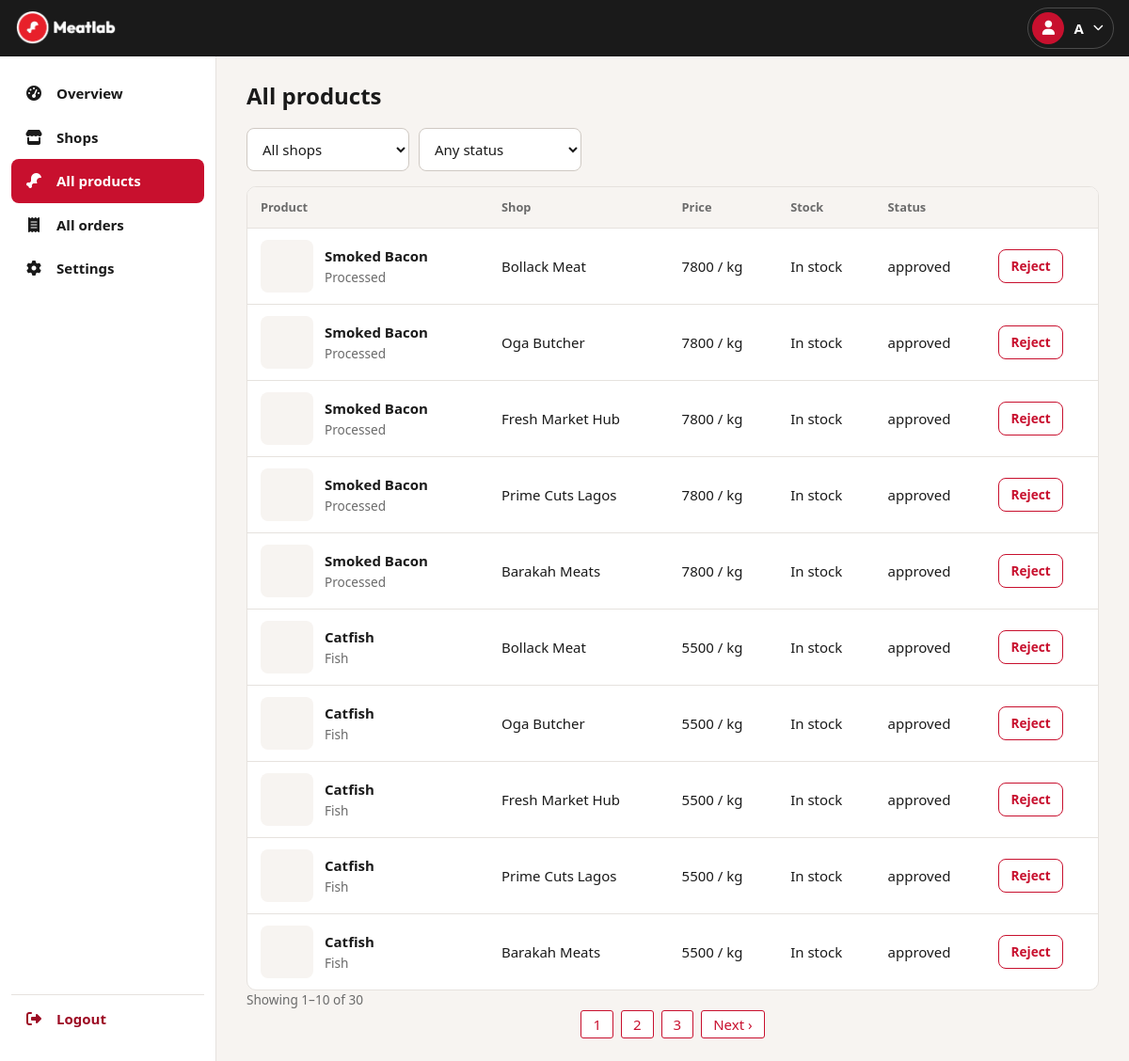
Page /admin/products (signed in) on the committed database.
### tables this page shows
CREATE TABLE IF NOT EXISTS products (
  id INT AUTO_INCREMENT PRIMARY KEY,
  shop_id INT NOT NULL,
  name VARCHAR(140) NOT NULL,
  category_id INT,
  description TEXT NULL,
  price_per_kg INT, 
  min_kg DECIMAL(4,1) DEFAULT 0.5, 
  is_top TINYINT DEFAULT 0,
  unit VARCHAR(20) NOT NULL DEFAULT 'kg',
  image VARCHAR(80) NULL,
  in_stock TINYINT(1) NOT NULL DEFAULT 1,
  status ENUM('pending','approved','rejected') NOT NULL DEFAULT 'approved',
  created_at DATETIME NOT NULL DEFAULT CURRENT_TIMESTAMP,
  updated_at DATETIME NULL,
  INDEX (shop_id),
  FOREIGN KEY (shop_id) REFERENCES shops(id)
);

CREATE TABLE categories (id INT AUTO_INCREMENT PRIMARY KEY, name VARCHAR(60), icon VARCHAR(40));

CREATE TABLE IF NOT EXISTS shops (
  id INT AUTO_INCREMENT PRIMARY KEY,
  account_id INT NOT NULL,
  shop_name VARCHAR(120) NOT NULL,
  slug VARCHAR(140) NOT NULL UNIQUE,
  address VARCHAR(255) NULL,
  city VARCHAR(80) NULL,
  description TEXT NULL,
  tagline VARCHAR(200), 
  rating DECIMAL(2,1) DEFAULT 4.8, 
  banner VARCHAR(80) NULL,
  is_active TINYINT(1) NOT NULL DEFAULT 1,
  can_edit_banner TINYINT(1) NOT NULL DEFAULT 1,
  can_edit_price TINYINT(1) NOT NULL DEFAULT 1,
  can_add_products TINYINT(1) NOT NULL DEFAULT 1,
  max_products INT NOT NULL DEFAULT 50,
  created_at DATETIME NOT NULL DEFAULT CURRENT_TIMESTAMP,
  INDEX (account_id),
  FOREIGN KEY (account_id) REFERENCES accounts(id)
);

### templates/controllers/Templates.php (called while the page is built, shortened)
<?php
class Templates extends Trongate {
    function dashboard(array $data): void {
        load('dashboard', $data);
    }
}

### modules/admin/controllers/Admin.php (called while the page is built, shortened)
<?php
class Admin extends Trongate {
    private $user;
    public function products() {
        $perPage = 10;
        $count = $this->model->query_bind('SELECT COUNT(*) AS n FROM products', [], 'object');
        $total = (int) ($count[0]->n ?? 0);
        $pages = max(1, (int) ceil($total / $perPage));
        $page  = min(max(1, (int) ($_GET['page'] ?? 1)), $pages);
        $offset = ($page - 1) * $perPage;
        $sql = 'SELECT p.*, s.shop_name FROM products p JOIN shops s ON s.id=p.shop_id WHERE 1=1';
        $params = [];
        $products = $this->rows($sql . ' ORDER BY p.id DESC LIMIT ' . $perPage . ' OFFSET ' . $offset, $params);
        $this->page('products', 'All products', 'products', compact('products', 'shops', 'shop_id', 'status', 'total', 'page', 'pages', 'perPage'));
    }
    private function boot() {
         $this->user = $this->guard->_require('admin');
    }
    private function rows($sql, $params = []) {
        return $this->model->query_bind($sql, $params, 'object');
    }
    private function scalar($sql) {
        $rows = $this->model->query($sql, 'object');
        return $rows ? $rows[0]->n : 0;
    }
    public function get_category($id) {
        $category = $this->rows('SELECT name FROM categories WHERE id=:i', ['i' => $id]);
        return $category[0]->name;
    }
    private function page($view, $title, $nav, $extra = [], $view_module = 'admin') {
        $data = $extra + [
            'view_module' => $view_module,
            'view_file'   => $view,
            'page_title'  => $title,
            'nav_active'  => $nav,
            'role'        => 'admin',
            'user'        => $this->user,
            'csrf'        => $this->guard->_csrf_token(),
            'flash'       => $this->guard->_take_flash(),
            'pending'     => $this->scalar('SELECT COUNT(*) n FROM products WHERE status=\'pending\''),
        ];
        $this->template('dashboard', $data);
    }
}

### public/index.php (called while the page is built, shortened)
<?php
$init = new Core;

### engine/Model.php (called while the page is built, shortened)
<?php
class Model {
    private $host = HOST;
    private $user = USER;
    private $pass = PASSWORD;
    private $dbname = DATABASE;
    private $dbh;
    private $stmt;
    public function __construct(?string $current_module = null) {
        $this->port = (defined('PORT') ? PORT : '3306');
        $dsn = 'mysql:host=' . $this->host . ';port=' . $this->port . ';dbname=' . $this->dbname;
        $options = array(
            PDO::ATTR_PERSISTENT => true,
            PDO::ATTR_ERRMODE => PDO::ERRMODE_EXCEPTION
        );
        try {
            $this->dbh = new PDO($dsn, $this->user, $this->pass, $options);
        } catch (PDOException $e) {
            $this->error = $e->getMessage();
            echo $this->error;
            die();
        }
    }
    public function query_bind(string $sql, array $data, ?string $return_type = null): mixed {
        try {
            $this->prepare_and_execute($sql, $data);
        } catch (PDOException $e) {
            throw new RuntimeException("Database query failed: " . $e->getMessage(), 0, $e);
        }
        if ($return_type === 'object') {
            return $this->stmt->fetchAll(PDO::FETCH_OBJ);
        } elseif ($return_type === 'array') {
            return $this->stmt->fetchAll(PDO::FETCH_ASSOC);
        }
        return null;
    }
    ?>
    <?php
    private function get_param_type(mixed $value): int {
        switch (true) {
            case is_int($value):
                $type = PDO::PARAM_INT;
                break;
        }
        return $type;
    }
    private function prepare_and_execute(string $sql, array $data = []): bool {
        $this->stmt = $this->dbh->prepare($sql);
        if (isset($data[0])) {
            return $this->stmt->execute($data);
        } else {
            foreach ($data as $key => $value) {
                $type = $this->get_param_type($value);
                $this->stmt->bindValue(":$key", $value, $type);
            }
            return $this->stmt->execute();
        }
    }
}

### engine/Dynamic_properties.php (called while the page is built)
<?php
trait Dynamic_properties {
    private $attributes = [];
    public function __set(string $key, $value): void {
        $this->attributes[$key] = $value;
    }
    public function __get(string $key) {
        if ($key === 'model') {
            if (!isset($this->model)) {
                require_once 'Model.php';
                $this->model = new Model($this->module_name);
            }
            return $this->model;
        } elseif (!isset($this->attributes[$key])) {
            $class_name = ucfirst($key);
            $this->$key = new $class_name;
        }
        return $this->attributes[$key];
    }
}

### engine/tg_helpers/string_helper.php (called while the page is built, shortened)
<?php
function out(?string $input, string $encoding = 'UTF-8', string $output_format = 'html'): string {
    $flags = ENT_QUOTES;
    if ($output_format === 'xml') {
        $flags = ENT_XML1;
    } elseif ($output_format === 'json') {
        $input = json_encode($input, JSON_HEX_TAG | JSON_HEX_AMP | JSON_HEX_APOS | JSON_HEX_QUOT);
        $flags = ENT_NOQUOTES;
    } elseif ($output_format === 'javascript') {
        $input = json_encode($input, JSON_HEX_TAG | JSON_HEX_AMP | JSON_HEX_APOS | JSON_HEX_QUOT);
    } elseif ($output_format === 'attribute') {
        $flags = ENT_QUOTES;
    } else {
        $input = ($output_format === 'html') ? htmlspecialchars($input, $flags, $encoding) : htmlentities($input, $flags, $encoding);
        return $input;
    }
    return htmlspecialchars($input, $flags, $encoding);
}

### engine/Modules.php (called while the page is built, shortened)
<?php
class Modules {
    public static function run(string $moduleControllerAction, $first_value = null, $second_value = null, $third_value = null) {
        $debris = explode('/', $moduleControllerAction);
        $target_module = $debris[0];
        $target_controller = ucfirst($target_module);
        $target_method = $debris[1];
        $controller_path = '../modules/' . $target_module . '/controllers/' . $target_controller . '.php';
        $controller = new $target_controller($target_module);
        return $controller->$target_method($first_value, $second_value, $third_value);
    }
}

### modules/admin/views/products.php (the view, shortened to what this page needs)
<form class="filters" method="get" action="<?= BASE_URL ?>admin/products">
    <select name="shop" aria-label="Shop" onchange="this.form.submit()">
        <option value="0">All shops</option>
    </select>
    <select name="status" aria-label="Status" onchange="this.form.submit()">
        <option value="">Any status</option>
    </select>
</form>
<?php if (!$products): ?>
    <div class="card empty">No products match these filters.</div>
<?php else: ?>
<div class="tablewrap"><table>
    <thead><tr><th>Product</th><th>Shop</th><th>Price</th><th>Stock</th><th>Status</th><th></th></tr></thead>
    <tbody>
    <?php foreach ($products as $p): ?>
        <tr>
            <td class="full"><div class="who-cell">
                <div class="thumb" style="<?= $p->image ? "background-image:url('" . out(ml_img('products', $p->image)) . "')" : '' ?>"></div>
                <div><strong><?= out($p->name) ?></strong><br><span class="hint"><?= out(Modules::run('admin/get_category',$p->category_id)) ?></span></div>
            </div></td>
            <td data-label="Shop"><?= out($p->shop_name) ?></td>
            <td data-label="Price"><?= $p->price_per_kg  ?> / <?= out($p->unit) ?></td>
            <td data-label="Stock"><?= $p->in_stock ? 'In stock' : 'Out of stock' ?></td>
            <td data-label="Status"><?=  $p->status  ?></td>
            <td class="full"><div class="actions">
                <?php foreach ([['approved', 'Approve'], ['rejected', 'Reject']] as [$to, $label]): if ($p->status === $to) continue; ?>
                    <form method="post" action="<?= BASE_URL ?>admin/product_status">
                        <button class="btn sm <?= $to === 'rejected' ? 'line' : '' ?>" type="submit"><?= $label ?></button>
                    </form>
                <?php endforeach; ?>
            </div></td>
        </tr>
    <?php endforeach; ?>
    </tbody>
</table></div>
    <?php if ($pages > 1):
        $link = fn($p) => BASE_URL . 'admin/products?' . http_build_query(['page' => $p]);
        $from = ($page - 1) * $perPage + 1;
        $to   = min($page * $perPage, $total);
        $start = max(1, $page - 2);
        $end   = min($pages, $page + 2);
    ?>
    <div class="pager" aria-label="Products pages">
        <div class="hint">Showing <?= $from ?>&ndash;<?= $to ?> of <?= $total ?></div>
        <div class="pager-links">
            <?php for ($i = $start; $i <= $end; $i++): ?>
                <a href="<?= $link($i) ?>" class="<?= $i === $page ? 'on' : '' ?>" <?= $i === $page ? 'aria-current="page"' : '' ?>><?= $i ?></a>
            <?php endfor; ?>
            <?php if ($page < $pages): ?><a href="<?= $link($page + 1) ?>" aria-label="Next">Next &rsaquo;</a><?php endif; ?>
        </div>
    </div>
    <?php endif; ?>
<?php endif; ?>

### public/dash_assets/dash.css (style rules this page uses)
:root { --brand: #c8102e; --brand-dark: #9d0c24; --ink: #1a1a1a; --muted: #6b6b6b; --line: #e6e2de; --paper: #ffffff; --soft: #f7f4f1; --ok: #1f7a43; --warn: #b26a00; --radius: 10px; --gap: 16px; --font: system-ui, -apple-system, "Segoe UI", Roboto, Arial, sans-serif; }
* { box-sizing: border-box; }
html { -webkit-text-size-adjust: 100%; }
body { margin: 0; font-family: var(--font); color: var(--ink); background: var(--soft); line-height: 1.5; font-size: 15px; }
a { color: var(--brand); }
.pager-links { display:flex; justify-content: center; gap: 8px; }
.pager-links a { padding: 3px 12px; border: 1px solid var( --brand); background-color: #fff; color: var(--brand);border-radius: 3px; text-decoration: none; }
@media (min-width: 900px) { main > * { max-width: 1000px; } }
.btn { display: inline-flex; align-items: center; justify-content: center; min-height: 44px; padding: 0 18px; border-radius: 8px; border: 1px solid var(--brand); background: var(--brand); color: #fff; font: inherit; font-weight: 700; text-decoration: none; cursor: pointer; }
.btn.line { background: var(--paper); color: var(--brand); }
.btn.sm { min-height: 36px; padding: 0 12px; font-size: .85rem; }
.actions { display: flex; gap: 10px; flex-wrap: wrap; align-items: center; }
.hint { color: var(--muted); font-size: .85rem; font-weight: 400; }
input[type=text], input[type=email], input[type=tel], input[type=number], input[type=password], input[type=file], select, textarea { width: 100%; min-height: 46px; padding: 10px 12px; border: 1px solid #cfc9c3; border-radius: 8px; font: inherit; background: #fff; color: var(--ink); }
.filters { display: flex; gap: 10px; flex-wrap: wrap; margin-bottom: var(--gap); }
.filters select { width: auto; min-width: 150px; }
.thumb { width: 56px; height: 56px; border-radius: 8px; background: var(--soft) center / cover no-repeat; flex: none; }
table { width: 100%; border-collapse: collapse; }
thead { display: none; }
tr { display: block; background: var(--paper); border: 1px solid var(--line); border-radius: var(--radius); padding: 10px 14px; margin-bottom: 10px; }
td { display: flex; justify-content: space-between; gap: 12px; padding: 6px 0; text-align: right; }
td::before { content: attr(data-label); color: var(--muted); font-weight: 600; text-align: left; }
td.full { display: block; text-align: left; }
td.full::before { display: none; }
.who-cell { display: flex; gap: 12px; align-items: center; text-align: left; }
@media (min-width: 800px) { .tablewrap { background: var(--paper); border: 1px solid var(--line); border-radius: var(--radius); overflow-x: auto; } }
@media (min-width: 800px) { thead { display: table-header-group; } }
@media (min-width: 800px) { tr { display: table-row; border: 0; border-radius: 0; padding: 0; margin: 0; background: none; } }
@media (min-width: 800px) { th, td { padding: 12px 14px; text-align: left; border-bottom: 1px solid var(--line); display: table-cell; vertical-align: middle; } }
@media (min-width: 800px) { td::before { display: none; } }
@media (min-width: 800px) { th { font-size: .8rem; color: var(--muted); background: var(--soft); } }
@media (min-width: 800px) { tr:last-child td { border-bottom: 0; } }
@media (min-width: 800px) { td.full { display: table-cell; } }

### rows in the picture
products: name "Smoked Bacon", category.name "Processed", shop.shop_name "Bollack Meat", price_per_kg "7800", unit "kg", in_stock "In stock", status "approved", label "Reject"
products: name "Smoked Bacon", category.name "Processed", shop.shop_name "Oga Butcher", price_per_kg "7800", unit "kg", in_stock "In stock", status "approved", label "Reject"
products: name "Smoked Bacon", category.name "Processed", shop.shop_name "Fresh Market Hub", price_per_kg "7800", unit "kg", in_stock "In stock", status "approved", label "Reject"
products: name "Smoked Bacon", category.name "Processed", shop.shop_name "Prime Cuts Lagos", price_per_kg "7800", unit "kg", in_stock "In stock", status "approved", label "Reject"
products: name "Smoked Bacon", category.name "Processed", shop.shop_name "Barakah Meats", price_per_kg "7800", unit "kg", in_stock "In stock", status "approved", label "Reject"
products: name "Catfish", category.name "Fish", shop.shop_name "Bollack Meat", price_per_kg "5500", unit "kg", in_stock "In stock", status "approved", label "Reject"
products: name "Catfish", category.name "Fish", shop.shop_name "Oga Butcher", price_per_kg "5500", unit "kg", in_stock "In stock", status "approved", label "Reject"
products: name "Catfish", category.name "Fish", shop.shop_name "Fresh Market Hub", price_per_kg "5500", unit "kg", in_stock "In stock", status "approved", label "Reject"
products: name "Catfish", category.name "Fish", shop.shop_name "Prime Cuts Lagos", price_per_kg "5500", unit "kg", in_stock "In stock", status "approved", label "Reject"
products: name "Catfish", category.name "Fish", shop.shop_name "Barakah Meats", price_per_kg "5500", unit "kg", in_stock "In stock", status "approved", label "Reject"

### other values in the picture
out(ml_initials($user['name'] ?? '')) "A"
$label "Overview"
$label "Shops"
$label "All products"
$label "All orders"
$label "Settings"
out($page_title ?? '') "All products"
$from "1"
$to "10"
$total "30"
